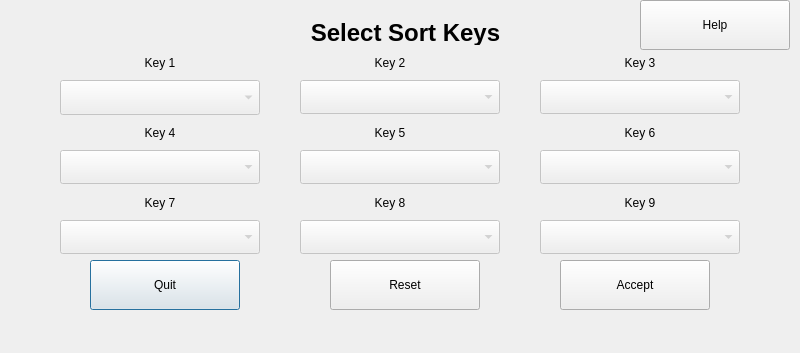
<?xml version="1.0" encoding="UTF-8"?>
<ui version="4.0">
 <class>SortedKeys</class>
 <widget class="QDialog" name="SortedKeys">
  <property name="geometry">
   <rect>
    <x>0</x>
    <y>0</y>
    <width>800</width>
    <height>353</height>
   </rect>
  </property>
  <property name="sizePolicy">
   <sizepolicy hsizetype="Fixed" vsizetype="Fixed">
    <horstretch>0</horstretch>
    <verstretch>0</verstretch>
   </sizepolicy>
  </property>
  <property name="windowTitle">
   <string>Sorted Keys</string>
  </property>
  <property name="windowIcon">
   <iconset>
    <normaloff>../../../../usr/share/machinetrans/resources/logo.png</normaloff>../../../../usr/share/machinetrans/resources/logo.png</iconset>
  </property>
  <widget class="QComboBox" name="key1">
   <property name="enabled">
    <bool>false</bool>
   </property>
   <property name="geometry">
    <rect>
     <x>60</x>
     <y>80</y>
     <width>200</width>
     <height>35</height>
    </rect>
   </property>
  </widget>
  <widget class="QComboBox" name="key2">
   <property name="enabled">
    <bool>false</bool>
   </property>
   <property name="geometry">
    <rect>
     <x>300</x>
     <y>80</y>
     <width>200</width>
     <height>34</height>
    </rect>
   </property>
  </widget>
  <widget class="QComboBox" name="key3">
   <property name="enabled">
    <bool>false</bool>
   </property>
   <property name="geometry">
    <rect>
     <x>540</x>
     <y>80</y>
     <width>200</width>
     <height>34</height>
    </rect>
   </property>
  </widget>
  <widget class="QComboBox" name="key5">
   <property name="enabled">
    <bool>false</bool>
   </property>
   <property name="geometry">
    <rect>
     <x>300</x>
     <y>150</y>
     <width>200</width>
     <height>34</height>
    </rect>
   </property>
  </widget>
  <widget class="QComboBox" name="key4">
   <property name="enabled">
    <bool>false</bool>
   </property>
   <property name="geometry">
    <rect>
     <x>60</x>
     <y>150</y>
     <width>200</width>
     <height>34</height>
    </rect>
   </property>
  </widget>
  <widget class="QComboBox" name="key6">
   <property name="enabled">
    <bool>false</bool>
   </property>
   <property name="geometry">
    <rect>
     <x>540</x>
     <y>150</y>
     <width>200</width>
     <height>34</height>
    </rect>
   </property>
  </widget>
  <widget class="QComboBox" name="key8">
   <property name="enabled">
    <bool>false</bool>
   </property>
   <property name="geometry">
    <rect>
     <x>300</x>
     <y>220</y>
     <width>200</width>
     <height>34</height>
    </rect>
   </property>
  </widget>
  <widget class="QComboBox" name="key7">
   <property name="enabled">
    <bool>false</bool>
   </property>
   <property name="geometry">
    <rect>
     <x>60</x>
     <y>220</y>
     <width>200</width>
     <height>34</height>
    </rect>
   </property>
  </widget>
  <widget class="QComboBox" name="key9">
   <property name="enabled">
    <bool>false</bool>
   </property>
   <property name="geometry">
    <rect>
     <x>540</x>
     <y>220</y>
     <width>200</width>
     <height>34</height>
    </rect>
   </property>
  </widget>
  <widget class="QPushButton" name="quitBttn">
   <property name="geometry">
    <rect>
     <x>90</x>
     <y>260</y>
     <width>150</width>
     <height>50</height>
    </rect>
   </property>
   <property name="text">
    <string>Quit</string>
   </property>
  </widget>
  <widget class="QPushButton" name="acceptBttn">
   <property name="geometry">
    <rect>
     <x>560</x>
     <y>260</y>
     <width>150</width>
     <height>50</height>
    </rect>
   </property>
   <property name="text">
    <string>Accept</string>
   </property>
  </widget>
  <widget class="QPushButton" name="helpBttn">
   <property name="geometry">
    <rect>
     <x>640</x>
     <y>0</y>
     <width>150</width>
     <height>50</height>
    </rect>
   </property>
   <property name="text">
    <string>Help</string>
   </property>
  </widget>
  <widget class="QLabel" name="titleLbl">
   <property name="geometry">
    <rect>
     <x>200</x>
     <y>20</y>
     <width>411</width>
     <height>25</height>
    </rect>
   </property>
   <property name="font">
    <font>
     <pointsize>18</pointsize>
     <weight>75</weight>
     <bold>true</bold>
    </font>
   </property>
   <property name="text">
    <string>Select Sort Keys</string>
   </property>
   <property name="alignment">
    <set>Qt::AlignCenter</set>
   </property>
  </widget>
  <widget class="QLabel" name="key1Lbl">
   <property name="geometry">
    <rect>
     <x>110</x>
     <y>50</y>
     <width>100</width>
     <height>25</height>
    </rect>
   </property>
   <property name="text">
    <string>Key 1</string>
   </property>
   <property name="alignment">
    <set>Qt::AlignCenter</set>
   </property>
  </widget>
  <widget class="QLabel" name="key2Lbl">
   <property name="geometry">
    <rect>
     <x>340</x>
     <y>50</y>
     <width>100</width>
     <height>25</height>
    </rect>
   </property>
   <property name="text">
    <string>Key 2</string>
   </property>
   <property name="alignment">
    <set>Qt::AlignCenter</set>
   </property>
  </widget>
  <widget class="QLabel" name="key3Lbl">
   <property name="geometry">
    <rect>
     <x>590</x>
     <y>50</y>
     <width>100</width>
     <height>25</height>
    </rect>
   </property>
   <property name="text">
    <string>Key 3</string>
   </property>
   <property name="alignment">
    <set>Qt::AlignCenter</set>
   </property>
  </widget>
  <widget class="QLabel" name="key4Lbl">
   <property name="geometry">
    <rect>
     <x>110</x>
     <y>120</y>
     <width>100</width>
     <height>25</height>
    </rect>
   </property>
   <property name="text">
    <string>Key 4</string>
   </property>
   <property name="alignment">
    <set>Qt::AlignCenter</set>
   </property>
  </widget>
  <widget class="QLabel" name="key5Lbl">
   <property name="geometry">
    <rect>
     <x>340</x>
     <y>120</y>
     <width>100</width>
     <height>25</height>
    </rect>
   </property>
   <property name="text">
    <string>Key 5</string>
   </property>
   <property name="alignment">
    <set>Qt::AlignCenter</set>
   </property>
  </widget>
  <widget class="QLabel" name="key6Lbl">
   <property name="geometry">
    <rect>
     <x>590</x>
     <y>120</y>
     <width>100</width>
     <height>25</height>
    </rect>
   </property>
   <property name="text">
    <string>Key 6</string>
   </property>
   <property name="alignment">
    <set>Qt::AlignCenter</set>
   </property>
  </widget>
  <widget class="QLabel" name="key7Lbl">
   <property name="geometry">
    <rect>
     <x>110</x>
     <y>190</y>
     <width>100</width>
     <height>25</height>
    </rect>
   </property>
   <property name="text">
    <string>Key 7</string>
   </property>
   <property name="alignment">
    <set>Qt::AlignCenter</set>
   </property>
  </widget>
  <widget class="QLabel" name="key8Lbl">
   <property name="geometry">
    <rect>
     <x>340</x>
     <y>190</y>
     <width>100</width>
     <height>25</height>
    </rect>
   </property>
   <property name="text">
    <string>Key 8</string>
   </property>
   <property name="alignment">
    <set>Qt::AlignCenter</set>
   </property>
  </widget>
  <widget class="QLabel" name="key9Lbl">
   <property name="geometry">
    <rect>
     <x>590</x>
     <y>190</y>
     <width>100</width>
     <height>25</height>
    </rect>
   </property>
   <property name="text">
    <string>Key 9</string>
   </property>
   <property name="alignment">
    <set>Qt::AlignCenter</set>
   </property>
  </widget>
  <widget class="QPushButton" name="resetBttn">
   <property name="geometry">
    <rect>
     <x>330</x>
     <y>260</y>
     <width>150</width>
     <height>50</height>
    </rect>
   </property>
   <property name="text">
    <string>Reset</string>
   </property>
  </widget>
 </widget>
 <resources/>
 <connections/>
</ui>
